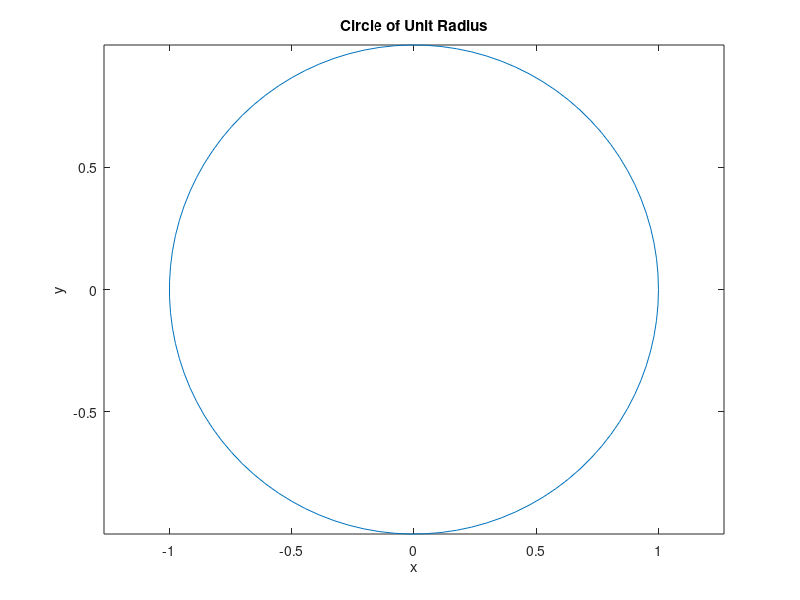

Reproduce this figure in MATLAB.
theta = linspace(0,2*pi,100);
x = cos(theta);
y = sin(theta);
plot(x,y)
axis('equal');
xlabel('x');
ylabel('y');
title('Circle of Unit Radius')
print